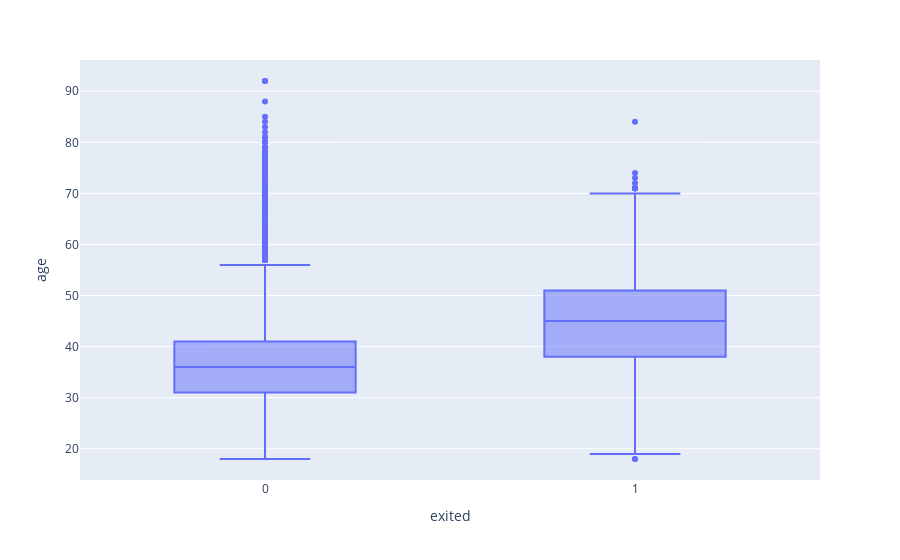

The code cell stored with this chart in its notebook:
### Markdown cell above
### Age

### Code cell
fig = px.box(df3, x="exited", y="age")
fig.show()

### Figure 1 — Plotly figure (JSON) as saved in the notebook; plotly's stock layout.template omitted (floating-point values rounded to 4 significant figures; data arrays with more than 128 entries replaced by an {"elided": "..."} marker saying what was removed)
{"data": [{"alignmentgroup": "True", "hovertemplate": "exited=%{x}<br>age=%{y}<extra></extra>", "legendgroup": "", "marker": {"color": "#636efa"}, "name": "", "notched": false, "offsetgroup": "", "orientation": "v", "showlegend": false, "type": "box", "x": {"elided": "10000 int values"}, "x0": " ", "xaxis": "x", "y": {"elided": "10000 int values"}, "y0": " ", "yaxis": "y"}], "layout": {"boxmode": "group", "legend": {"tracegroupgap": 0}, "margin": {"t": 60}, "xaxis": {"anchor": "y", "domain": [0, 1], "title": {"text": "exited"}}, "yaxis": {"anchor": "x", "domain": [0, 1], "title": {"text": "age"}}}}
